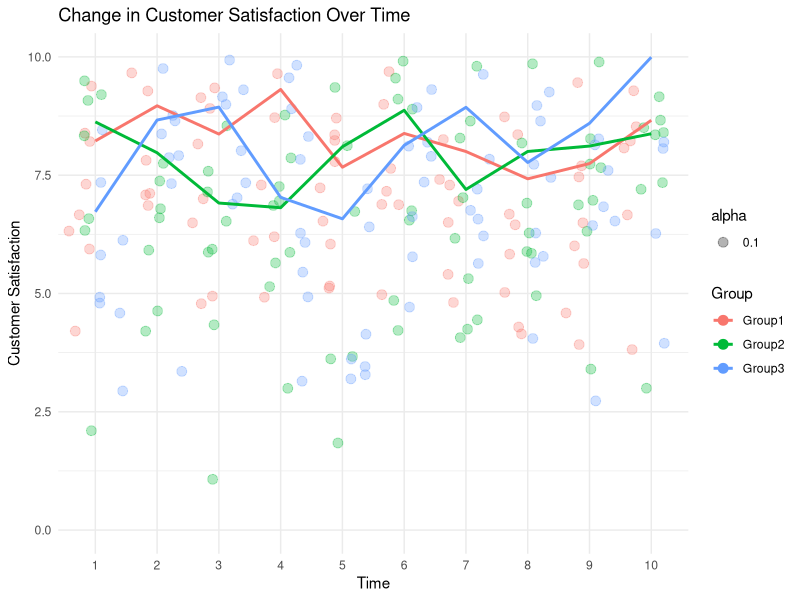

The R source for this figure:
## ---- chunk 1
library(ggplot2)

# Set the seed to make the example reproducible
set.seed(123)

# Define the number of points to generate for each group and time point
num_points <- 10

# Create a dataset
Time <- rep(1:10, each = 3 * num_points)
Group <- rep(rep(c("Group1", "Group2", "Group3"), each = num_points), times = 10)
Satisfaction <- rnorm(3 * 10 * num_points, mean = 8, sd = 3)
Alpha <- rep(c(1, 1, 1), each = num_points, times = 10)

data <- data.frame(Time, Group, Satisfaction, Alpha)

# Calculate group means
group_means <- aggregate(Satisfaction ~ Time + Group, data, mean)

# Plot the dataset

ggplot(data, aes(x = factor(Time), y = Satisfaction, group = Group)) +
  geom_point(aes(color = Group, alpha = 0.1), size = 3, position = position_jitterdodge(dodge.width = 0.75)) +
  geom_line(data = group_means, aes(color = Group), size = 1) +
  scale_alpha_continuous(range = c(0.3, 0.3)) +
  scale_y_continuous(limits = c(0, 10)) +
  theme_minimal() +
  labs(title = "Change in Customer Satisfaction Over Time",
       x = "Time",
       y = "Customer Satisfaction",
       color = "Group")

